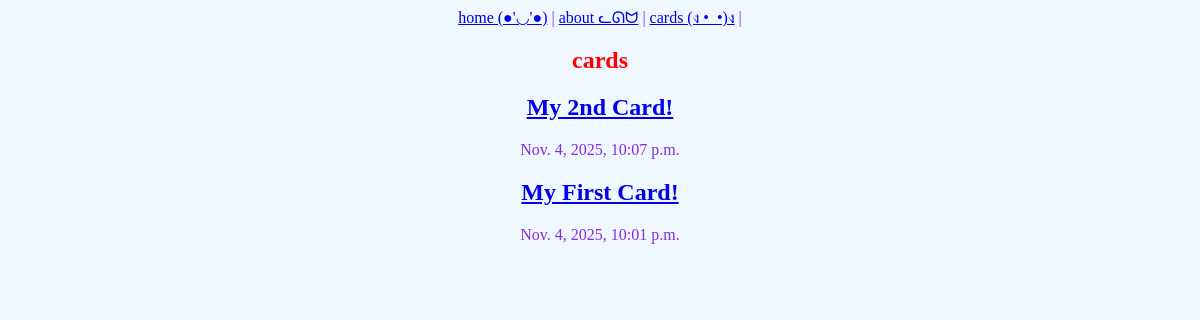
/cards/, run on an earlier commit of the app's database.
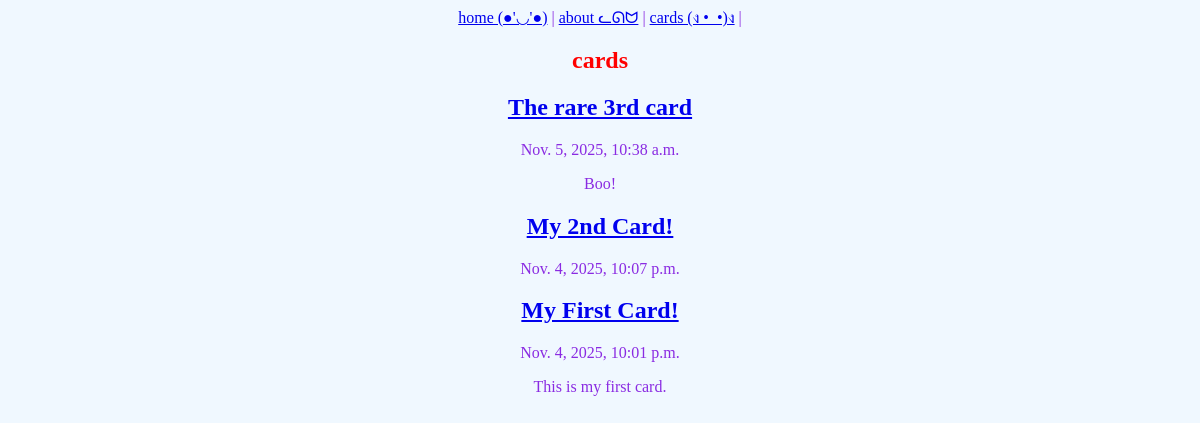
And on a later commit of the database.
### cards/models.py (models this page shows, shortened)
class Cards(models.Model):
    title = models.CharField(max_length=75)
    body = models.TextField()
    slug = models.SlugField()
    date = models.DateTimeField(auto_now_add=True)

### cards/views.py (the view)
# urls.py: path('', views.cards_list, name="cards"),
def cards_list(request):
    cards = Cards.objects.all().order_by('-date')
    return render(request, 'cards/cards_list.html', {'cards': cards})

### cards/templates/cards/cards_list.html (shortened to what this page needs)
{% extends 'layout.html' %}
{% block content %}
    <section>
    <h1>cards</h1>
    {% for card in cards %}
        <article class="card">
            <h2>
                <a href="{% url 'page' slug=post.slug %}">
                {{ card.title }}
                </a>
            </h2>
            <p>{{ card.date }}</p>
            <p>{{ card.body }}</p>
        </article>
    {% endfor %}
    </section>
{% endblock %}

### templates/layout.html (shortened to what this page needs)
{% load static %}
<!DOCTYPE html>
<html lang="en">
  <head>
    <link rel="stylesheet" href="{% static 'css/style.css' %}" />
  </head>
  <body>
    <nav>
      <a href="/"> home (●'◡'●)</a> | <a href="/about"> about ᓚᘏᗢ</a> |
      <a href="{% url 'cards' %}"> cards (ง •_•)ง</a> |
    </nav>
    <main>{% block content %} {% endblock %}</main>
  </body>
</html>

### static/css/style.css (style rules this page uses)
h1 { font-family: "retro"; color: red; }
body { text-align: center; font-family: "retro"; background: aliceblue; color: blueviolet; }

What changed in the data, as far as the page shows it:
added Cards: title "The rare 3rd card", date "Nov. 5, 2025, 10:38 a.m.", body "Boo!"
changed Cards "My First Card!": body (not shown) → "This is my first card."
